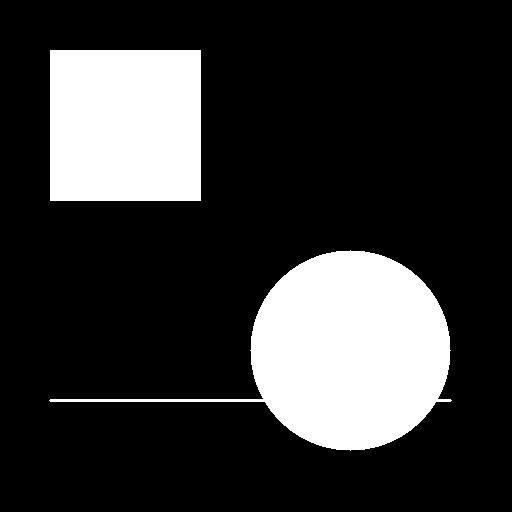
#> input picture computer_vision/上课练习/第三章 基元检测/test_image.jpg, 512 x 512 px
$ python -i hough_trans.py   (imports and definitions only)
#> lines starting #> are read from the running program, lines starting #| are printed output that depends on the picture; after the words box and inside, x2 and y2 are one past the last pixel; in counts of white or black regions, pixels touching at a corner belong together
"""
教学示例：hough trans

- 功能：演示 基元检测 中与“hough trans”相关的核心流程。
- 主要数据结构：通常使用 numpy 数组保存图像矩阵，必要时再用列表或字典保存统计结果。
- 这样设置的原因：把参数、卷积核和阈值显式写出来，便于零基础同学逐行观察修改前后的效果。
"""
from pathlib import Path

import cv2
import numpy as np
import matplotlib.pyplot as plt


BASE_DIR = Path(__file__).resolve().parent

def local_path(name: str) -> str:
    """返回脚本目录下的资源路径，避免依赖当前工作目录。"""
    return str(BASE_DIR / name)
def generate_test_image():
    """生成包含各种几何形状的测试图像"""
    img = np.ones((600, 800, 3), dtype=np.uint8) * 255  # 白色背景

    # 1. 绘制直线
    cv2.line(img, (50, 50), (200, 150), (0, 0, 0), 2)
    cv2.line(img, (50, 200), (200, 300), (0, 0, 0), 2)
    cv2.line(img, (300, 50), (300, 200), (0, 0, 0), 2)
    cv2.line(img, (350, 50), (350, 200), (0, 0, 0), 2)

    # 2. 绘制正方形
    cv2.rectangle(img, (500, 50), (600, 150), (0, 0, 0), 2)
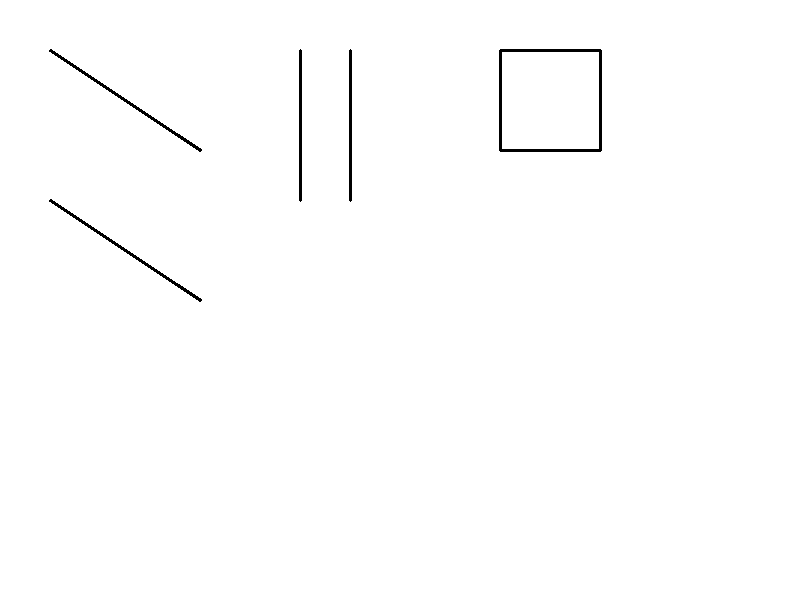
#> img: shape (600, 800, 3); 99.3% white; 5 black regions, box (x1, y1, x2, y2) and area: (499, 49, 602, 152) 1196, (49, 49, 202, 152) 565, (49, 199, 202, 302) 565, (299, 49, 302, 202) 455, (349, 49, 352, 202) 455
    cv2.rectangle(img, (500, 200), (580, 280), (0, 0, 0), 2)

    # 3. 绘制圆形 (半径分别为 40 和 30)
    # 注意：线条宽度为2，霍夫变换检测的是边缘，需要清晰的圆环
    cv2.circle(img, (150, 450), 40, (0, 0, 0), 2)
    cv2.circle(img, (300, 450), 30, (0, 0, 0), 2)

    # 4. 绘制椭圆
    cv2.ellipse(img, (550, 450), (60, 30), 0, 0, 360, (0, 0, 0), 2)
    cv2.ellipse(img, (700, 450), (40, 20), 45, 0, 360, (0, 0, 0), 2)
#> img: shape (600, 800, 3); 98.5% white; 10 black regions, largest, box (x1, y1, x2, y2) and area: (499, 49, 602, 152) 1196, (499, 199, 582, 282) 956, (489, 419, 612, 482) 878

    return img


def detect_lines_and_parallel(img_gray):
    """使用霍夫概率变换检测直线，并找出平行线对。"""
    edges = cv2.Canny(img_gray, 50, 150, apertureSize=3)
    lines = cv2.HoughLinesP(edges, 1, np.pi / 180, threshold=40, minLineLength=30, maxLineGap=10)

    result_img = cv2.cvtColor(img_gray, cv2.COLOR_GRAY2BGR)
    parallel_pairs = []
    line_data = []

    if lines is not None:
        for line in lines:
            x1, y1, x2, y2 = line[0]
            slope = np.inf if x2 - x1 == 0 else (y2 - y1) / (x2 - x1)
            line_data.append({'line': (x1, y1, x2, y2), 'slope': slope})
            cv2.line(result_img, (x1, y1), (x2, y2), (0, 255, 0), 2)

        slope_threshold = 0.15
        for i in range(len(line_data)):
            for j in range(i + 1, len(line_data)):
                s1, s2 = line_data[i]['slope'], line_data[j]['slope']
                is_parallel = (s1 == np.inf and s2 == np.inf) or \
                              (s1 != np.inf and s2 != np.inf and abs(s1 - s2) < slope_threshold)

                if is_parallel:
                    parallel_pairs.append((line_data[i]['line'], line_data[j]['line']))

        for l1, l2 in parallel_pairs:
            cv2.line(result_img, (l1[0], l1[1]), (l1[2], l1[3]), (255, 0, 0), 3)
            cv2.line(result_img, (l2[0], l2[1]), (l2[2], l2[3]), (255, 0, 0), 3)

    return result_img, len(parallel_pairs)


def detect_squares(img_gray):
    """通过轮廓检测和多边形近似识别正方形。"""
    edges = cv2.Canny(img_gray, 50, 150)
    contours, _ = cv2.findContours(edges, cv2.RETR_EXTERNAL, cv2.CHAIN_APPROX_SIMPLE)
    result_img = cv2.cvtColor(img_gray, cv2.COLOR_GRAY2BGR)
    count = 0

    for cnt in contours:
        epsilon = 0.04 * cv2.arcLength(cnt, True)
        approx = cv2.approxPolyDP(cnt, epsilon, True)
        if len(approx) == 4 and cv2.contourArea(cnt) > 500:
            x, y, w, h = cv2.boundingRect(approx)
            if 0.8 <= float(w) / h <= 1.2 and cv2.isContourConvex(approx):
                cv2.drawContours(result_img, [approx], -1, (0, 0, 255), 3)
                count += 1
    return result_img, count


def detect_circles(img_gray):
    """使用霍夫梯度法检测圆形，返回标注结果图和检测到的圆数量。

    优化后的圆形检测
    关键调整：
    1. dp=1: 累加器分辨率与图像一致
    2. minDist=20: 圆心最小距离，设小一点防止漏检靠近的圆
    3. param1=50: Canny高阈值，保持默认或稍低
    4. param2=20: 【关键】累加器阈值。原代码40可能太高，导致投票不足。降低此值可提高灵敏度。
    5. minRadius=20, maxRadius=50: 确保覆盖生成的 30 和 40 半径
    """
    # 确保图像是 uint8 且是单通道
    if img_gray.dtype != np.uint8:
        img_gray = np.uint8(img_gray)

    circles = cv2.HoughCircles(
        img_gray,
        cv2.HOUGH_GRADIENT,
        dp=1,
        minDist=20,  # 减小最小距离
        param1=50,  # Canny 高阈值
        param2=20,  # 【重要】降低阈值，让检测更灵敏
        minRadius=20,  # 覆盖半径 30
        maxRadius=50  # 覆盖半径 40
    )

    result_img = cv2.cvtColor(img_gray, cv2.COLOR_GRAY2BGR)
    count = 0

    if circles is not None:
        circles = np.uint16(np.around(circles))
        for i in circles[0, :]:
            center = (i[0], i[1])
            radius = i[2]
            # 绘制圆周 (青色)
            cv2.circle(result_img, center, radius, (0, 255, 255), 3)
            # 绘制圆心 (红色)
            cv2.circle(result_img, center, 2, (0, 0, 255), 3)
            count += 1
    else:
        print("未检测到任何圆形。尝试进一步降低 param2 或检查图像边缘。")

    return result_img, count


def detect_ellipses(img_gray):
    """通过轮廓拟合椭圆，过滤过圆或过小的结果。"""
    edges = cv2.Canny(img_gray, 50, 150)
    contours, _ = cv2.findContours(edges, cv2.RETR_EXTERNAL, cv2.CHAIN_APPROX_SIMPLE)
    result_img = cv2.cvtColor(img_gray, cv2.COLOR_GRAY2BGR)
    count = 0

    for cnt in contours:
        if len(cnt) >= 5:
            try:
                ellipse = cv2.fitEllipse(cnt)
                (center, axes, angle) = ellipse
                ratio = min(axes) / max(axes)
                if max(axes) > 20 and 0.4 <= ratio < 0.85:
                    cv2.ellipse(result_img, ellipse, (255, 0, 255), 3)
                    count += 1
            except cv2.error:
                continue
    return result_img, count


# --- 主程序 ---
original_img = generate_test_image()

# 保存生成的图片
# [2 lines not run here, left out]

gray_img = cv2.cvtColor(original_img, cv2.COLOR_BGR2GRAY)

# 执行检测
img_lines, n_lines = detect_lines_and_parallel(gray_img)
#> in detect_lines_and_parallel, `edges = cv2.Canny(img_gray, 50, 150, apertureSize=3)`:
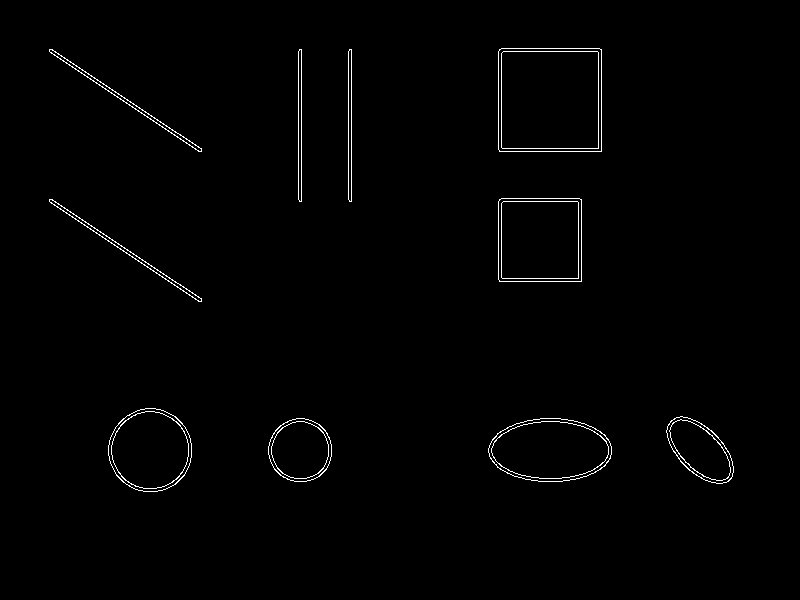
#> edges: shape (600, 800); 0.99% white in thin lines or dots, all inside (x1, y1, x2, y2) = (49, 48, 734, 492)
#> in detect_lines_and_parallel, `lines = cv2.HoughLinesP(edges, 1, np.pi / 180, threshold=40, minLineLe..`: lines = 32 rows, first 6: [498, 149, 498, 51], [298, 199, 298, 51], [351, 201, 351, 49], [501, 151, 501, 48], [301, 201, 301, 49], [51, 199, 175, 282]
#> the loop in detect_lines_and_parallel, `for line in lines:` made 32 passes
#> (x1, y1, x2, y2, slope) on passes 1 to 12: (498, 149, 498, 51, inf), (298, 199, 298, 51, inf), (351, 201, 351, 49, inf), (501, 151, 501, 48, inf), (301, 201, 301, 49, inf), (51, 199, 175, 282, 0.669), (348, 199, 348, 51, inf), (51, 49, 166, 126, 0.67), (49, 201, 198, 301, 0.671), (499, 151, 601, 151, 0), (49, 51, 198, 151, 0.671), (502, 48, 599, 48, 0)
#> after the loop in detect_lines_and_parallel, `for line in lines:`: result_img: shape (600, 800, 3); mean B, G, R 249, 253.6, 249
#> after the loop in detect_lines_and_parallel, `for line in lines:`: line_data = 32 items
#> the loop in detect_lines_and_parallel, `for i in range(len(line_data)):` made 32 passes
#> after the loop in detect_lines_and_parallel, `for i in range(len(line_data)):`: parallel_pairs = 149 items
#> the loop in detect_lines_and_parallel, `for l1, l2 in parallel_pairs:` made 149 passes
#> (l1, l2) on passes 1 to 12: ((498, 149, 498, 51), (298, 199, 298, 51)), ((498, 149, 498, 51), (351, 201, 351, 49)), ((498, 149, 498, 51), (501, 151, 501, 48)), ((498, 149, 498, 51), (301, 201, 301, 49)), ((498, 149, 498, 51), (348, 199, 348, 51)), ((498, 149, 498, 51), (601, 150, 601, 49)), ((498, 149, 498, 51), (598, 148, 598, 52)), ((498, 149, 498, 51), (578, 278, 578, 198)), ((498, 149, 498, 51), (581, 280, 581, 199)), ((498, 149, 498, 51), (501, 258, 501, 203)), ((498, 149, 498, 51), (498, 202, 498, 234)), ((298, 199, 298, 51), (351, 201, 351, 49))
#> after the loop in detect_lines_and_parallel, `for l1, l2 in parallel_pairs:`: result_img: shape (600, 800, 3); mean B, G, R 253.6, 247.6, 247.5
#> n_lines = 149
img_squares, n_squares = detect_squares(gray_img)
#> in detect_squares, `contours, _ = cv2.findContours(edges, cv2.RETR_EXTERNAL, cv2.CHAIN_APP..`: contours = 10 contours; largest, box (x1, y1, x2, y2) and area: (498, 48, 602, 152) 10602, (498, 198, 582, 282) 6882, (488, 418, 612, 482) 6103, (108, 408, 192, 492) 5431, (268, 418, 332, 482) 3138
#> the loop in detect_squares, `for cnt in contours:` made 10 passes
#> (epsilon, approx, x, y, w, h) on passes 1, 3, 6, 10: (12.72, [[488, 448], [538, 481], [611, 454], [560, 418]], 488, 418, 124, 64), (8.66, [[671, 420], [680, 461], [728, 481], [718, 437]], 671, 420, 58, 62), (13.19, [[499, 199], [499, 281], [581, 281], [581, 199]], 499, 199, 83, 83), (16.39, [[499, 49], [499, 151], [601, 151], [601, 49]], 499, 49, 103, 103)
#> (epsilon, approx) on passes 5, 7, 8, 9: (15.66, [[49, 199], [201, 301]]), (12.35, [[349, 49], [351, 201]]), (12.35, [[299, 49], [301, 201]]), (15.66, [[49, 49], [201, 151]])
#> after the loop in detect_squares, `for cnt in contours:`:
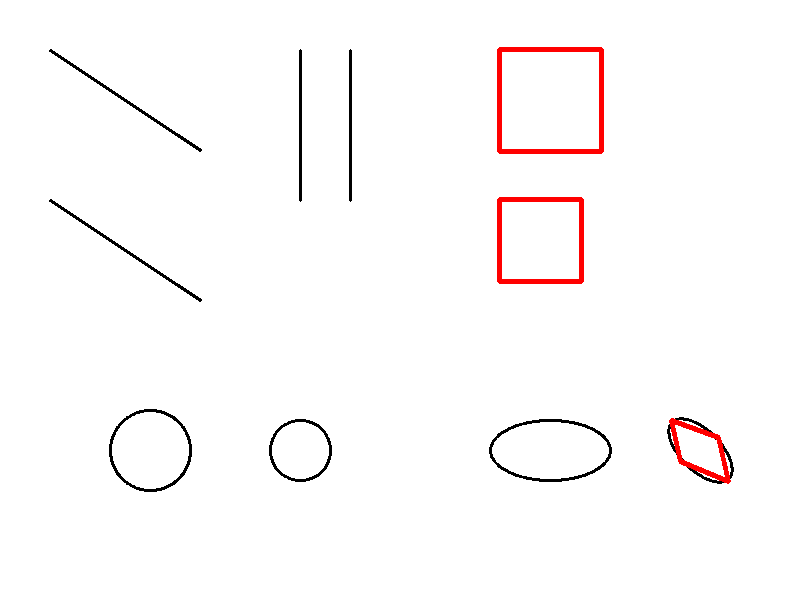
#> result_img: shape (600, 800, 3); mean B, G, R 250.1, 250.1, 252.5
#> after the loop in detect_squares, `for cnt in contours:`: count = 3
#> n_squares = 3
img_circles, n_circles = detect_circles(gray_img)
#> in detect_circles, `circles = cv2.HoughCircles( img_gray, cv2.HOUGH_GRADIENT, dp=1, minDis..`: circles = [[151.5, 449.5, 40], [299.5, 448.5, 29.9]]
#> in detect_circles, `circles = np.uint16(np.around(circles))`: circles = [[152, 450, 40], [300, 448, 30]]
#> the loop in detect_circles, `for i in circles[0, :]:` made 2 passes
#> (center, radius, count) on passes 1 to 2: ((152, 450), 40, 1), ((300, 448), 30, 2)
#> after the loop in detect_circles, `for i in circles[0, :]:`:
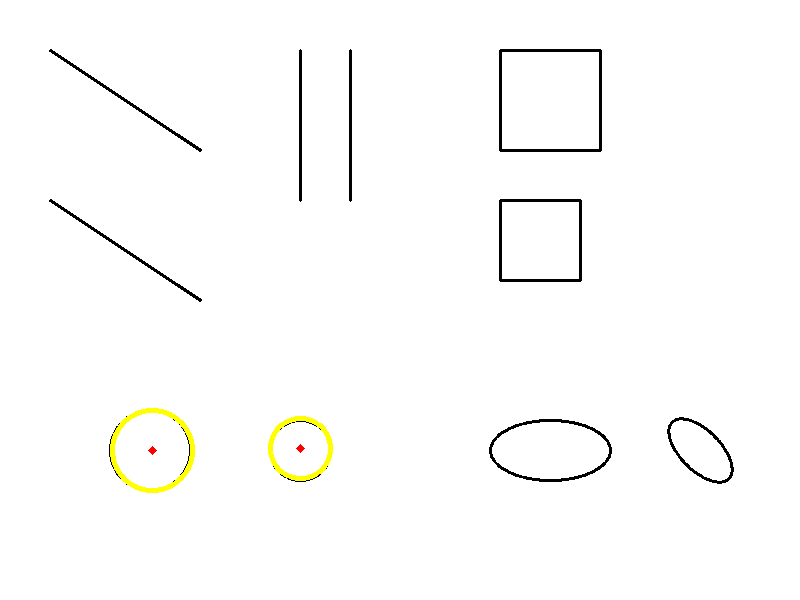
#> result_img: shape (600, 800, 3); mean B, G, R 250.7, 251.8, 251.9
#> after the loop in detect_circles, `for i in circles[0, :]:`: count = 2
#> n_circles = 2
img_ellipses, n_ellipses = detect_ellipses(gray_img)
#> the loop in detect_ellipses, `for cnt in contours:` made 10 passes
#> (center, axes, angle, ratio, count) on passes 1, 3: ((550, 449.8), (63.14, 123.2), 90, 0.512, 1), ((699.8, 449.8), (43.33, 83.17), 135, 0.521, 2)
#> (center, axes, angle, ratio) on passes 2, 4, 5, 6, 7, 8: ((299.9, 449.9), (63.21, 63.25), 135, 0.999), ((149.9, 449.9), (83.11, 83.14), 117.5, 1), ((131.8, 254.5), (3.82, 321.1), 123.7, 0.0119), ((540.2, 240.2), (115.1, 115.4), 135, 0.997), ((350.3, 125), (19.2, 152.4), 0, 0.126), ((300.3, 125), (19.2, 152.4), 0, 0.126)
#> after the loop in detect_ellipses, `for cnt in contours:`:
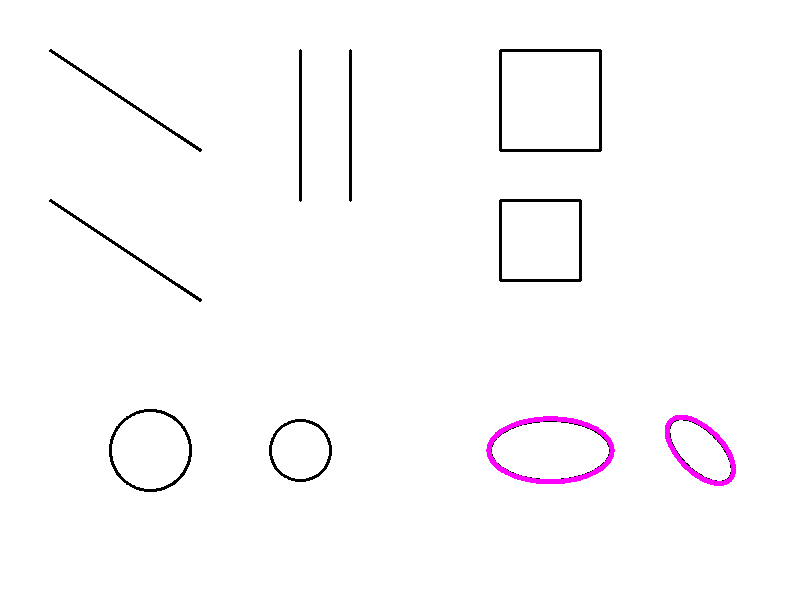
#> result_img: shape (600, 800, 3); mean B, G, R 251.9, 250.6, 251.9
#> n_ellipses = 2

# [5 lines not run here, left out]

# 准备绘图数据
plots = [
    (original_img, "Original Generated Image"),
    (img_lines, f"Line & Parallel Detection (Pairs: {n_lines})"),
    (img_squares, f"Square Detection (Count: {n_squares})"),
    (img_circles, f"Circle Detection (Count: {n_circles})"),
    (img_ellipses, f"Ellipse Detection (Count: {n_ellipses})")
]

# [17 lines not run here, left out]

>>> import cv2
>>> picture = cv2.imread('test_image.jpg', cv2.IMREAD_GRAYSCALE)
#> picture is the input picture: shape (512, 512); min 0, max 255, mean 53.4
>>> result = detect_squares(picture)
#> in detect_squares (call 2), `edges = cv2.Canny(img_gray, 50, 150)`:
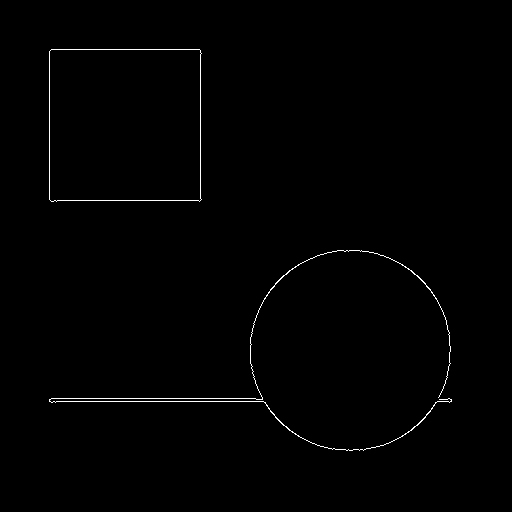
#> edges: shape (512, 512); 0.65% white in thin lines or dots, all inside (x1, y1, x2, y2) = (49, 49, 452, 451)
#> in detect_squares (call 2), `contours, _ = cv2.findContours(edges, cv2.RETR_EXTERNAL, cv2.CHAIN_APP..`: contours = 2 contours; box (x1, y1, x2, y2) and area: (49, 49, 202, 202) 22805, (49, 250, 452, 451) 92
#> the loop in detect_squares (call 2), `for cnt in contours:` made 2 passes
#> (epsilon, approx, x, y, w, h, count) on pass 2: (24.23, [[51, 49], [49, 199], [199, 201], [200, 50]], 49, 49, 152, 153, 1)
#> epsilon on pass 1: 90.37
#> after the loop in detect_squares (call 2), `for cnt in contours:`:
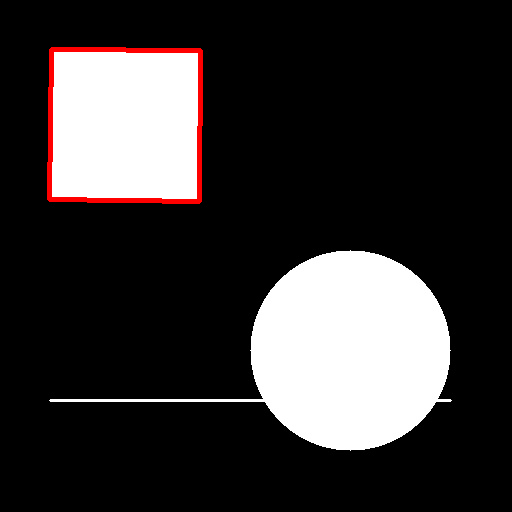
#> result_img: shape (512, 512, 3); 1.14% of pixels changed, all inside (x1, y1, x2, y2) = (47, 47, 203, 204)
#> after the loop in detect_squares (call 2), `for cnt in contours:`: count = 1
